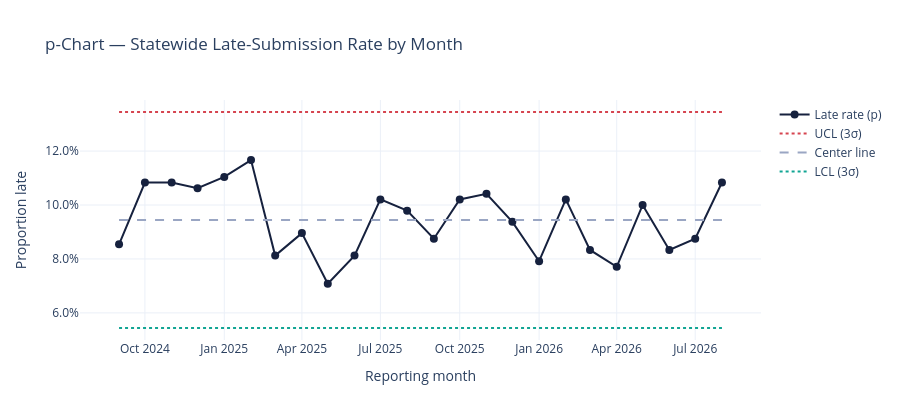

The notebook cell this image was saved under:
### Markdown cell above
## 5. Timeliness — p-chart (statistical process control)

### Code cell
monthly = submissions.groupby("period").agg(n=("on_time", "size"), late=("on_time", lambda s: (~s).sum()))
monthly["p"] = monthly.late / monthly.n
p_bar = monthly.late.sum() / monthly.n.sum()
monthly["ucl"] = p_bar + 3 * np.sqrt(p_bar * (1 - p_bar) / monthly.n)
monthly["lcl"] = (p_bar - 3 * np.sqrt(p_bar * (1 - p_bar) / monthly.n)).clip(lower=0)
monthly = monthly.reset_index()
monthly["out_of_control"] = monthly.p > monthly.ucl

fig = go.Figure()
fig.add_trace(go.Scatter(x=monthly.period, y=monthly.p, mode="lines+markers", name="Late rate (p)",
                          line=dict(color="#16213E", width=2),
                          marker=dict(color=np.where(monthly.out_of_control, "#D64550", "#16213E"), size=8)))
fig.add_trace(go.Scatter(x=monthly.period, y=monthly.ucl, mode="lines", name="UCL (3σ)",
                          line=dict(color="#D64550", dash="dot")))
fig.add_trace(go.Scatter(x=monthly.period, y=[p_bar]*len(monthly), mode="lines", name="Center line",
                          line=dict(color="#9AA6C3", dash="dash")))
fig.add_trace(go.Scatter(x=monthly.period, y=monthly.lcl, mode="lines", name="LCL (3σ)",
                          line=dict(color="#12A594", dash="dot")))
fig.update_layout(template=PLOT_TEMPLATE, height=420, yaxis_tickformat=".1%",
                   title="p-Chart — Statewide Late-Submission Rate by Month",
                   xaxis_title="Reporting month", yaxis_title="Proportion late")
fig.show()

n_oos = monthly.out_of_control.sum()
print(f"Center line p̄ = {p_bar:.2%}. Months exceeding the 3σ upper control limit: {n_oos}")

### Figure 1 — Plotly figure (JSON) as saved in the notebook; plotly's stock layout.template omitted (floating-point values rounded to 4 significant figures)
{"data": [{"line": {"color": "#16213E", "width": 2}, "marker": {"color": ["#16213E", "#16213E", "#16213E", "#16213E", "#16213E", "#16213E", "#16213E", "#16213E", "#16213E", "#16213E", "#16213E", "#16213E", "#16213E", "#16213E", "#16213E", "#16213E", "#16213E", "#16213E", "#16213E", "#16213E", "#16213E", "#16213E", "#16213E", "#16213E"], "size": 8}, "mode": "lines+markers", "name": "Late rate (p)", "type": "scatter", "x": ["2024-09", "2024-10", "2024-11", "2024-12", "2025-01", "2025-02", "2025-03", "2025-04", "2025-05", "2025-06", "2025-07", "2025-08", "2025-09", "2025-10", "2025-11", "2025-12", "2026-01", "2026-02", "2026-03", "2026-04", "2026-05", "2026-06", "2026-07", "2026-08"], "y": [0.08542, 0.1083, 0.1083, 0.1062, 0.1104, 0.1167, 0.08125, 0.08958, 0.07083, 0.08125, 0.1021, 0.09792, 0.0875, 0.1021, 0.1042, 0.09375, 0.07917, 0.1021, 0.08333, 0.07708, 0.1, 0.08333, 0.0875, 0.1083]}, {"line": {"color": "#D64550", "dash": "dot"}, "mode": "lines", "name": "UCL (3σ)", "type": "scatter", "x": ["2024-09", "2024-10", "2024-11", "2024-12", "2025-01", "2025-02", "2025-03", "2025-04", "2025-05", "2025-06", "2025-07", "2025-08", "2025-09", "2025-10", "2025-11", "2025-12", "2026-01", "2026-02", "2026-03", "2026-04", "2026-05", "2026-06", "2026-07", "2026-08"], "y": [0.1345, 0.1345, 0.1345, 0.1345, 0.1345, 0.1345, 0.1345, 0.1345, 0.1345, 0.1345, 0.1345, 0.1345, 0.1345, 0.1345, 0.1345, 0.1345, 0.1345, 0.1345, 0.1345, 0.1345, 0.1345, 0.1345, 0.1345, 0.1345]}, {"line": {"color": "#9AA6C3", "dash": "dash"}, "mode": "lines", "name": "Center line", "type": "scatter", "x": ["2024-09", "2024-10", "2024-11", "2024-12", "2025-01", "2025-02", "2025-03", "2025-04", "2025-05", "2025-06", "2025-07", "2025-08", "2025-09", "2025-10", "2025-11", "2025-12", "2026-01", "2026-02", "2026-03", "2026-04", "2026-05", "2026-06", "2026-07", "2026-08"], "y": [0.09444, 0.09444, 0.09444, 0.09444, 0.09444, 0.09444, 0.09444, 0.09444, 0.09444, 0.09444, 0.09444, 0.09444, 0.09444, 0.09444, 0.09444, 0.09444, 0.09444, 0.09444, 0.09444, 0.09444, 0.09444, 0.09444, 0.09444, 0.09444]}, {"line": {"color": "#12A594", "dash": "dot"}, "mode": "lines", "name": "LCL (3σ)", "type": "scatter", "x": ["2024-09", "2024-10", "2024-11", "2024-12", "2025-01", "2025-02", "2025-03", "2025-04", "2025-05", "2025-06", "2025-07", "2025-08", "2025-09", "2025-10", "2025-11", "2025-12", "2026-01", "2026-02", "2026-03", "2026-04", "2026-05", "2026-06", "2026-07", "2026-08"], "y": [0.0544, 0.0544, 0.0544, 0.0544, 0.0544, 0.0544, 0.0544, 0.0544, 0.0544, 0.0544, 0.0544, 0.0544, 0.0544, 0.0544, 0.0544, 0.0544, 0.0544, 0.0544, 0.0544, 0.0544, 0.0544, 0.0544, 0.0544, 0.0544]}], "layout": {"height": 420, "title": {"text": "p-Chart — Statewide Late-Submission Rate by Month"}, "xaxis": {"title": {"text": "Reporting month"}}, "yaxis": {"tickformat": ".1%", "title": {"text": "Proportion late"}}}}
